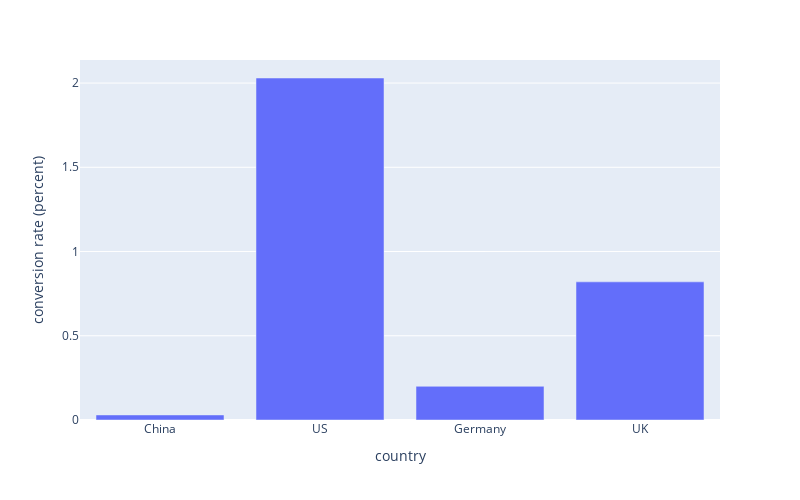

This figure's notebook cell:
### Markdown cell above
#### Conversion Rate

### Code cell
# Function that compute the conversion rate for a given country
def conversion_rate(df, country):
    df_filtered = df.filter(items=['country','converted'])
    df_converted = df_filtered[(df_filtered['country'] == country) & (df_filtered['converted'] == 1)]
    conversion_rate = len(df_converted) / len(df_filtered) * 100
    return conversion_rate

countries = data_sample['country'].unique()
conversion_rate = [conversion_rate(data_sample,country) for country in countries]

display_df = pd.DataFrame({'country':countries,'conversion_rate':conversion_rate})

fig = px.bar(display_df, x='country', y='conversion_rate',
             height=500,
             width=800,
             labels={'conversion_rate':'conversion rate (percent)'})
fig.show()

### Figure 1 — Plotly figure (JSON) as saved in the notebook; plotly's stock layout.template omitted (floating-point values rounded to 4 significant figures)
{"data": [{"alignmentgroup": "True", "hovertemplate": "country=%{x}<br>conversion rate (percent)=%{y}<extra></extra>", "legendgroup": "", "marker": {"color": "#636efa", "pattern": {"shape": ""}}, "name": "", "offsetgroup": "", "orientation": "v", "showlegend": false, "textposition": "auto", "type": "bar", "x": ["China", "US", "Germany", "UK"], "xaxis": "x", "y": [0.03, 2.03, 0.2, 0.82], "yaxis": "y"}], "layout": {"barmode": "relative", "height": 500, "legend": {"tracegroupgap": 0}, "margin": {"t": 60}, "width": 800, "xaxis": {"anchor": "y", "domain": [0, 1], "title": {"text": "country"}}, "yaxis": {"anchor": "x", "domain": [0, 1], "title": {"text": "conversion rate (percent)"}}}}
